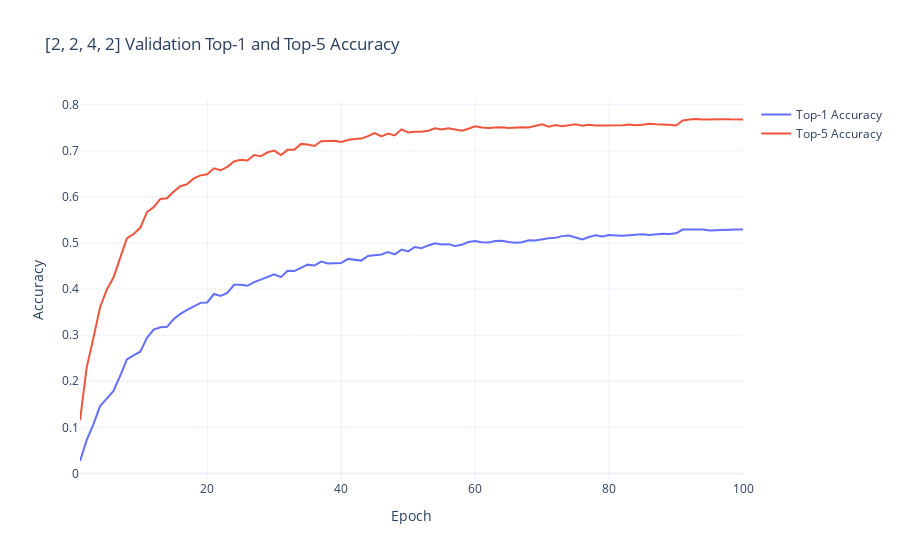

Source (notebook cell):
### Code cell
fig = go.Figure()
fig.add_trace(go.Scatter(x=epochs, y=data['val_top1'], mode='lines', name='Top-1 Accuracy'))
fig.add_trace(go.Scatter(x=epochs, y=data['val_top5'], mode='lines', name='Top-5 Accuracy'))

fig.update_layout(title='[2, 2, 4, 2] Validation Top-1 and Top-5 Accuracy',
                  xaxis_title='Epoch',
                  yaxis_title='Accuracy',
                  template='plotly_white')
fig.show()
